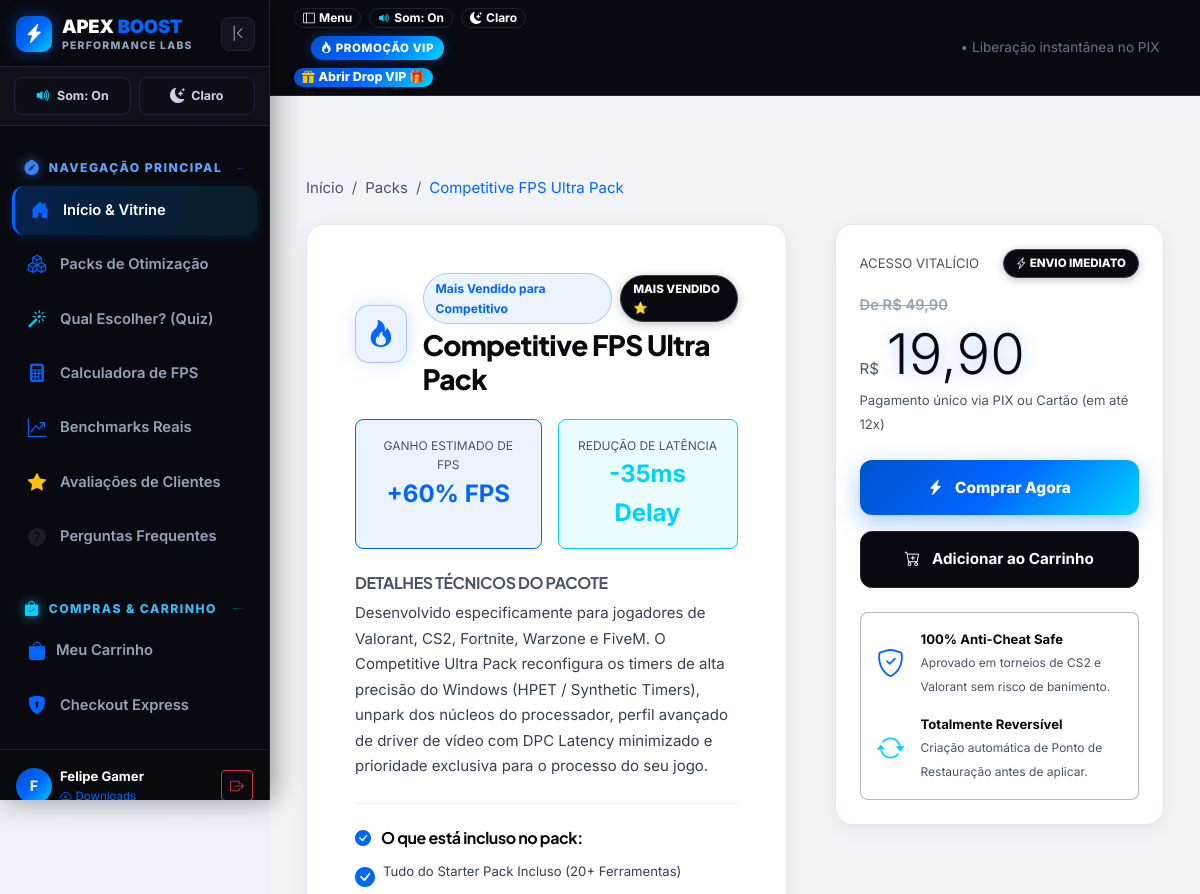
/pack/ultra-fps-competitive-pack (signed in, upper part), run on an earlier commit of the app's database.
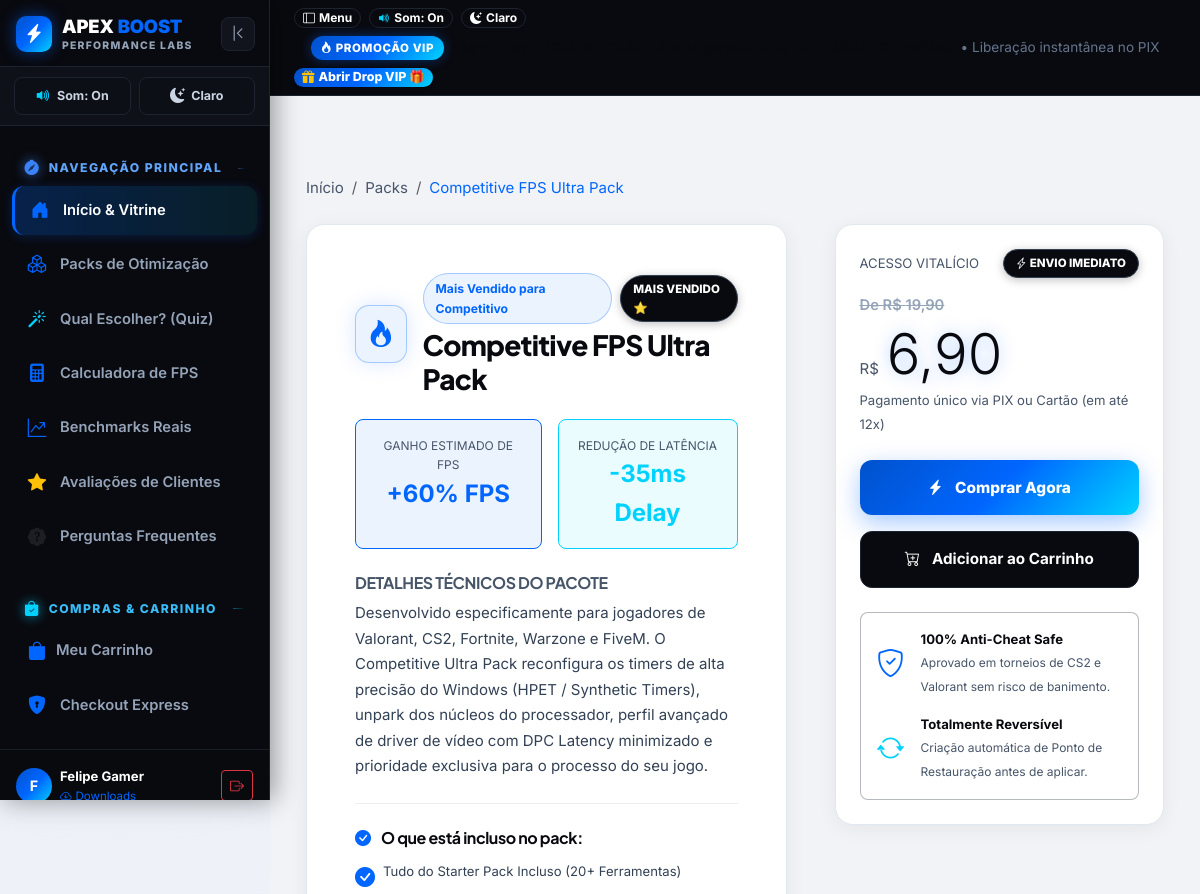
And on a later commit of the database.
### tables this page shows
CREATE TABLE products (
        id INTEGER PRIMARY KEY AUTOINCREMENT,
        slug TEXT UNIQUE NOT NULL,
        name TEXT NOT NULL,
        tag TEXT,
        short_desc TEXT,
        description TEXT,
        price REAL NOT NULL,
        old_price REAL,
        badge TEXT,
        fps_gain TEXT,
        latency_drop TEXT,
        features TEXT, -- JSON string
        download_file TEXT,
        icon TEXT,
        popular INTEGER DEFAULT 0,
        active INTEGER DEFAULT 1
    );

### app.py (the view)
@app.route('/pack/<slug>')
def product_detail(slug):
    conn = get_db()
    product = conn.execute("SELECT * FROM products WHERE slug = ? AND active = 1", (slug,)).fetchone()
    if not product:
        conn.close()
        abort(404)
    p_dict = dict(product)
    p_dict['price'] = float(p_dict.get('price') or 0.0)
    if p_dict.get('old_price') is not None:
        p_dict['old_price'] = float(p_dict['old_price'])
    p_dict['features_list'] = json.loads(p_dict['features']) if p_dict['features'] else []
    other_products_raw = conn.execute(
        "SELECT * FROM products WHERE id != ? AND active = 1 LIMIT 3", (product['id'],)
    ).fetchall()
    other_products = []
    for op in other_products_raw:
        op_dict = dict(op)
        op_dict['price'] = float(op_dict.get('price') or 0.0)
        if op_dict.get('old_price') is not None:
            op_dict['old_price'] = float(op_dict['old_price'])
        other_products.append(op_dict)
    reviews = conn.execute("SELECT * FROM reviews ORDER BY id DESC LIMIT 4").fetchall()
    conn.close()
    return render_template('product.html', product=p_dict, other_products=other_products, reviews=reviews)

### app.py (called while the page is built, shortened)
def get_cart():
    raw_cart = session.get('cart', {})
    if isinstance(raw_cart, dict):
        return raw_cart
    session['cart'] = {}
    session.modified = True
    return {}

@app.context_processor
def inject_global_data():
    cart = get_cart()
    cart_count = sum(cart.values()) if isinstance(cart, dict) else 0
    if request.path.startswith('/admin') and session.get('admin_user_id'):
        uid = session.get('admin_user_id')
    else:
        uid = session.get('user_id') or session.get('admin_user_id')
    logged_user = None
    if uid:
        conn = get_db()
        logged_user = conn.execute(
            "SELECT id, name, email, is_admin, avatar, drop_vip_claimed FROM users WHERE id = ?",
            (uid,)
        ).fetchone()
        conn.close()
    admin_logged = bool(session.get('admin_user_id') or session.get('is_admin'))
    return {
        'cart_count': cart_count,
        'current_user': logged_user,
        'admin_logged': admin_logged,
        'current_year': datetime.datetime.now().year
    }

### templates/product.html (shortened to what the changed rows need)
{% extends "base.html" %}
{% block content %}
<div class="container py-5">
    <nav aria-label="breadcrumb" class="mb-4">
        <ol class="breadcrumb small">
            <li class="breadcrumb-item"><a href="{{ url_for('index') }}" class="text-secondary text-decoration-none">Início</a></li>
            <li class="breadcrumb-item"><a href="{{ url_for('index') }}#packs" class="text-secondary text-decoration-none">Packs</a></li>
            <li class="breadcrumb-item active text-blue" aria-current="page">{{ product.name }}</li>
        </ol>
    </nav>
    <div class="row g-5">
        <div class="col-lg-7">
            <div class="glass-card p-4 p-md-5 mb-4">
                <div class="d-flex align-items-center gap-3 mb-4">
                    <div class="pack-icon-glow mb-0" style="width: 58px; height: 58px; font-size: 1.7rem;">
                    </div>
                    <div>
                        <div class="d-flex align-items-center gap-2">
                            <span class="badge-cyan">{{ product.tag }}</span>
                            {% if product.badge %}
                                <span class="badge-fire">{{ product.badge }}</span>
                            {% endif %}
                        </div>
                        <h1 class="text-white fw-black mt-1 mb-0 fs-3">{{ product.name }}</h1>
                    </div>
                </div>
                <div class="d-flex gap-3 my-4">
                    <div class="p-3 rounded-3 flex-grow-1 text-center" style="background: rgba(0, 102, 255, 0.08); border: 1px solid var(--color-blue);">
                        <small class="text-secondary d-block" style="font-size: 0.75rem;">GANHO ESTIMADO DE FPS</small>
                        <strong class="text-blue fs-4">{{ product.fps_gain }}</strong>
                    </div>
                    <div class="p-3 rounded-3 flex-grow-1 text-center" style="background: rgba(0, 210, 255, 0.08); border: 1px solid var(--color-cyan);">
                        <small class="text-secondary d-block" style="font-size: 0.75rem;">REDUÇÃO DE LATÊNCIA</small>
                        <strong class="text-cyan fs-4">{{ product.latency_drop }}</strong>
                    </div>
                </div>
                <h5 class="text-white fw-bold mb-2 fs-6 text-uppercase text-secondary">Detalhes Técnicos do Pacote</h5>
                <p class="text-light leading-relaxed" style="line-height: 1.7;">
                    {{ product.description }}
                </p>
                <hr class="border-secondary border-opacity-50 my-4">
                <h5 class="text-white fw-bold mb-3 fs-6"><i class="bi bi-check-circle-fill text-blue me-2"></i> O que está incluso no pack:</h5>
                <ul class="feature-list mb-4">
                    {% for feat in product.features_list %}
                        <li>
                        </li>
                    {% endfor %}
                </ul>
            </div>
        </div>
        <div class="col-lg-5">
            <div class="glass-card p-4 sticky-top" style="top: 90px;">
                <div class="mb-4">
                    {% if product.old_price %}
                        <div class="price-old mb-1">De R$ {{ "%.2f"|format(product.old_price)|replace('.', ',') }}</div>
                    {% endif %}
                    <div class="d-flex align-items-baseline gap-2">
                        <span class="text-secondary">R$</span>
                        <span class="display-4 fw-black text-white glow-blue">{{ "%.2f"|format(product.price)|replace('.', ',') }}</span>
                    </div>
                    <small class="text-secondary">Pagamento único via PIX ou Cartão (em até 12x)</small>
                </div>
            </div>
        </div>
    </div>
</div>
{% endblock %}

What changed in the data, as far as the page shows it:
changed products "Competitive FPS Ultra Pack": old_price "49,90" → "19,90"; price "19,90" → "6,90"
